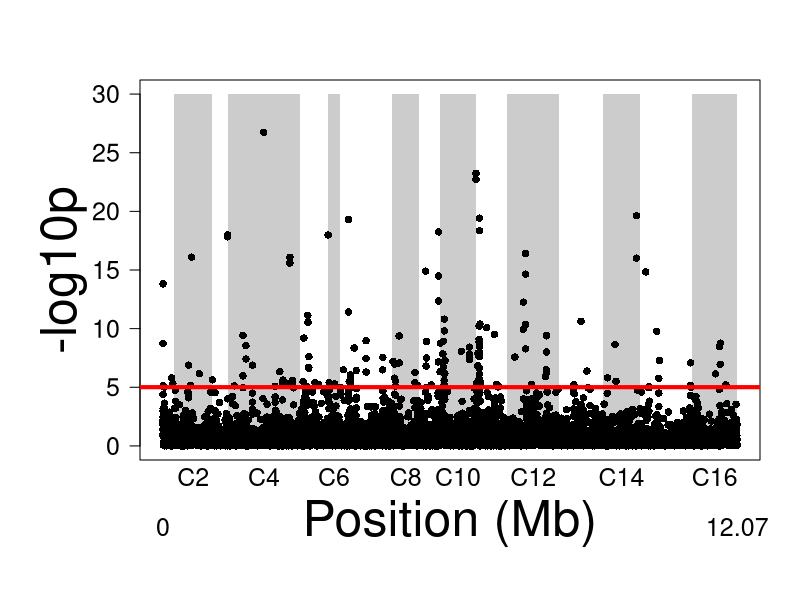

Recreate this plot in R.
### Manhattan plot for nuclear indels

indels3<-read.csv("temp/indels_CMHtest_results.csv")

indels4=subset(indels3,CHROM!="chrmito")
Gaxis <- numeric(length=0)
chrs<-c('chr1','chr2','chr3','chr4','chr5','chr6','chr7','chr8','chr9','chr10','chr11','chr12','chr13','chr14','chr15','chr16')
for (k in 1:length(chrs)){
  data.samp<-subset(indels4,CHROM==chrs[k])
  if (chrs[k]=='chr1'){Gaxis.samp<-data.samp$POS}
  if (chrs[k]=='chr2'){Gaxis.samp<-data.samp$POS+230218}
  if (chrs[k]=='chr3'){Gaxis.samp<-data.samp$POS+230218+813184}
  if (chrs[k]=='chr4'){Gaxis.samp<-data.samp$POS+230218+813184+316620}
  if (chrs[k]=='chr5'){Gaxis.samp<-data.samp$POS+230218+813184+316620+1531933}
  if (chrs[k]=='chr6'){Gaxis.samp<-data.samp$POS+230218+813184+316620+1531933+576874}
  if (chrs[k]=='chr7'){Gaxis.samp<-data.samp$POS+230218+813184+316620+1531933+576874+270161}
  if (chrs[k]=='chr8'){Gaxis.samp<-data.samp$POS+230218+813184+316620+1531933+576874+270161+1090940}
  if (chrs[k]=='chr9'){Gaxis.samp<-data.samp$POS+230218+813184+316620+1531933+576874+270161+1090940+562643}
  if (chrs[k]=='chr10'){Gaxis.samp<-data.samp$POS+230218+813184+316620+1531933+576874+270161+1090940+562643+439888}
  if (chrs[k]=='chr11'){Gaxis.samp<-data.samp$POS+230218+813184+316620+1531933+576874+270161+1090940+562643+439888+745751}
  if (chrs[k]=='chr12'){Gaxis.samp<-data.samp$POS+230218+813184+316620+1531933+576874+270161+1090940+562643+439888+745751+666816} 
  if (chrs[k]=='chr13'){Gaxis.samp<-data.samp$POS+230218+813184+316620+1531933+576874+270161+1090940+562643+439888+745751+666816+1078177}
  if (chrs[k]=='chr14'){Gaxis.samp<-data.samp$POS+230218+813184+316620+1531933+576874+270161+1090940+562643+439888+745751+666816+1078177+924431}
  if (chrs[k]=='chr15'){Gaxis.samp<-data.samp$POS+230218+813184+316620+1531933+576874+270161+1090940+562643+439888+745751+666816+1078177+924431+784333}
  if (chrs[k]=='chr16'){Gaxis.samp<-data.samp$POS+230218+813184+316620+1531933+576874+270161+1090940+562643+439888+745751+666816+1078177+924431+784333+1091291}
  Gaxis<-c(Gaxis,Gaxis.samp) 
}

MB=Gaxis/1e6  ## MB stands for megabases, we are dividing by 1 million to put things on a megabase scale
indels4$MB=MB ## now we have a vector in our SNP table that we can use as a x-axis variable for plotting


### Manhattan plot for nuclear indels
nrow(indels3)
x2=indels4$MB
y2=indels4$logp

top= 30
bottom=0

# Open the PDF device with the specified file path
pdf(file = "temp_figs/indels_nuclear_manhattan.pdf", height = 10, width = 18)

par(mar=c(7, 7, 4, 2)) 

plot(x2,y2,
     xlab="Position (Mb)",
     ylab="-log10p",
     ylim=c(bottom, top),
     cex.main=2.5, #size of text for main title
     cex.lab=3, #size of text for axis labels
     type="n",	#type = none: don't make plot yet, need to make rectangles first
     axes=FALSE)  #we will do the axes by hand next

#Here draw are gray rectangles that delineate chromosomes
rect(0.23,bottom,1.04,top,col="grey80",lty=0)  
rect(1.36,bottom,2.89,top,col="grey80",lty=0)  
rect(3.46,bottom,3.73,top,col="grey80",lty=0)
rect(4.82,bottom,5.39,top,col="grey80",lty=0)  
rect(5.83,bottom,6.57,top,col="grey80",lty=0)    
rect(7.24,bottom,8.32,top,col="grey80",lty=0)
rect(9.24,bottom,10.03,top,col="grey80",lty=0)
rect(11.12,bottom,12.07,top,col="grey80",lty=0) 

#Here draw points or lines.  Often it is useful to play around with point type, font size, color...
points(x2,y2,pch=16)
box() 

#Now draw axes back in (you have more flexibility this way)
axis(1, at = c(0,12.07), labels=c(0,12.07),tick=FALSE, line= 2, cex.axis=1.5)
axis(2,cex.axis=1.5,las=2)


#add chromosome labels at midpts
mtext("C2",line = .5,side=1, at =0.635, cex=1.5)
mtext("C4",line = .5,side=1, at =2.125, cex=1.5)
mtext("C6",line = .5,side=1, at =3.595, cex=1.5)
mtext("C8",line = .5,side=1, at =5.105, cex=1.5)
mtext("C10",line = .5,side=1, at =6.2, cex=1.5)
mtext("C12",line = .5,side=1, at =7.78, cex=1.5)
mtext("C14",line = .5,side=1, at =9.635, cex=1.5)
mtext("C16",line = .5,side=1, at =11.595, cex=1.5)


# We talked about a combined threshold for SNPs/indels?
threshold_b_indels=0.05/nrow(indels3)#using indels3 applies the threshold to the ENTIRE genome, including the mitochondria
thresh_b_indels_log=-log10(threshold_b_indels)
abline(h = thresh_b_indels_log, col = "red", lwd = 4) #Bonferroni correction #p<0.05
dev.off()

